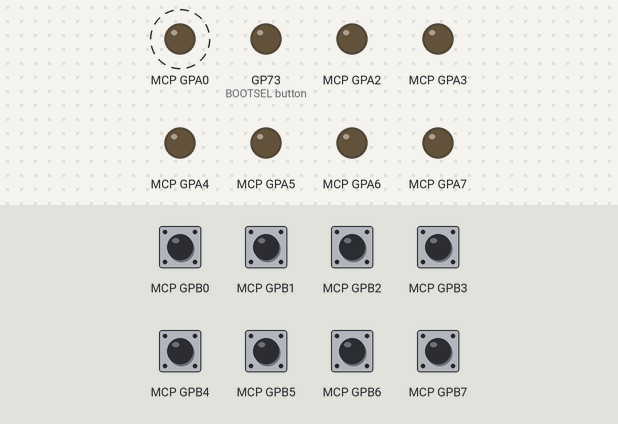
Recording of a program running on a simulated Raspberry Pi Pico running MicroPython. On the bench: output pins drawn as LEDs (lit = HIGH). Dashed ring = blinking. The test bench sets the inputs (shaded band); at power-on: MCP GPB0–7 HIGH. What the program prints to the serial console is not drawn.

Above: at 0.88 s.
1.3 s: MCP GPB0 pulled LOW for 0.3 s
Timing chart, 0 to 10.3 s (numbered marks = the images above; inputs shaded):
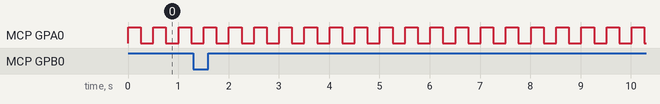

Measured:
- by itself, MCP GPA0: alternates HIGH for 0.25 s and LOW for 0.25 s

The program:

example.py
```python
# MicroPython (Pico) example that writes MCP23017 registers directly to make GPA0 blink and monitor GPB0 with pull-ups, printing a message when the button is pressed.
#
# Buy this module: https://shillehtek.com/products/mcp23017-i2c-16bit-io-port-expander-presoldered
# Full manual: https://shillehtek.com/blogs/shillehtek-product-manuals/mcp23017-i2c-16bit-io-port-expander-presoldered-manual
# More examples: https://github.com/shillehbean/shillehtek-examples
#

# MCP23017 - Pico MicroPython Example (raw registers)
# SDA->GP4, SCL->GP5

from machine import I2C, Pin
import time

i2c = I2C(0, sda=Pin(4), scl=Pin(5), freq=400000)
print("I2C scan:", [hex(a) for a in i2c.scan()])   # expect 0x20

ADDR = 0x20
def reg_write(reg, val): i2c.writeto_mem(ADDR, reg, bytes([val]))
def reg_read(reg):       return i2c.readfrom_mem(ADDR, reg, 1)[0]

reg_write(0x00, 0x00)   # IODIRA: port A outputs
reg_write(0x01, 0xFF)   # IODIRB: port B inputs
reg_write(0x0D, 0xFF)   # GPPUB: pull-ups on B

print("GPA0 blinking, watching GPB0...")
led = False
while True:
    led = not led
    reg_write(0x12, 0x01 if led else 0x00)   # GPIOA

    if not (reg_read(0x13) & 0x01):          # GPIOB bit 0 low = pressed
        print("Button on GPB0 pressed!")
    time.sleep(0.25)
```
